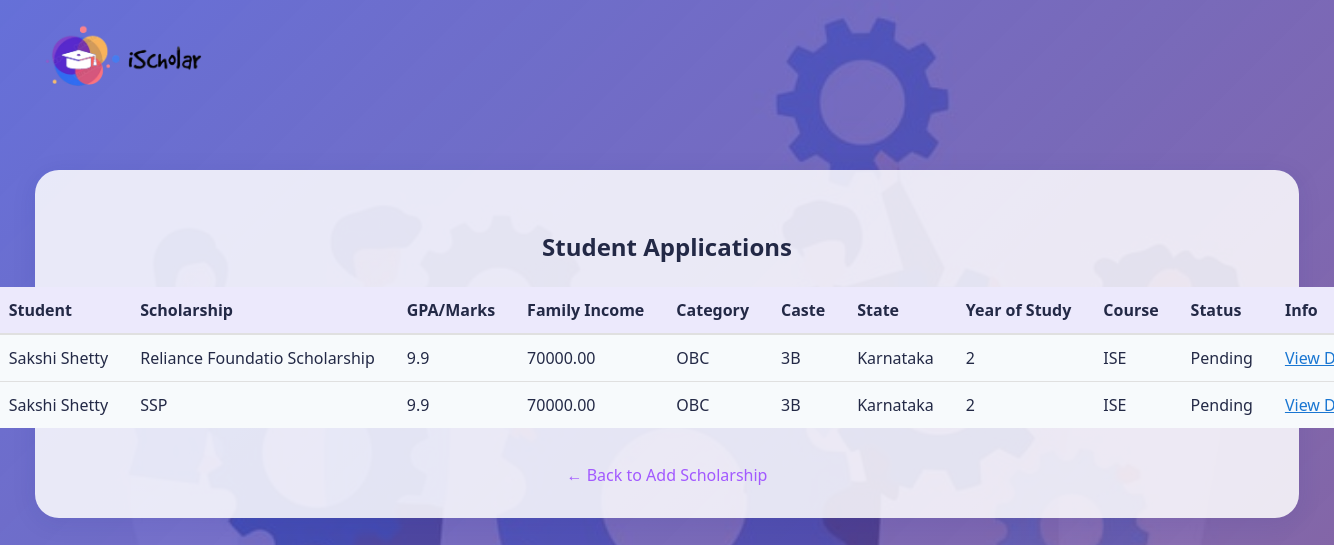
Screenshot of /admin/view_applications.php (signed in) with the database file from the repository.
### tables this page shows
CREATE TABLE `applications` (
  `app_id` int(11) NOT NULL,
  `student_id` int(11) DEFAULT NULL,
  `scholarship_id` int(11) DEFAULT NULL,
  `status` enum('Pending','Approved','Rejected') DEFAULT 'Pending',
  `applied_on` timestamp NOT NULL DEFAULT current_timestamp()
);

CREATE TABLE `students` (
  `student_id` int(11) NOT NULL,
  `name` varchar(100) DEFAULT NULL,
  `email` varchar(100) DEFAULT NULL,
  `phone` varchar(15) DEFAULT NULL,
  `dob` date DEFAULT NULL,
  `gender` varchar(10) DEFAULT NULL,
  `aadhaar` varchar(12) DEFAULT NULL,
  `course` varchar(100) DEFAULT NULL,
  `gpa` float DEFAULT NULL,
  `year` int(11) DEFAULT NULL,
  `income` decimal(10,2) DEFAULT NULL,
  `category` varchar(20) DEFAULT NULL,
  `caste` varchar(50) DEFAULT NULL,
  `state` varchar(50) DEFAULT NULL,
  `password` varchar(255) DEFAULT NULL
);

CREATE TABLE `scholarships` (
  `scholarship_id` int(11) NOT NULL,
  `name` varchar(100) DEFAULT NULL,
  `type` varchar(50) DEFAULT NULL,
  `min_gpa` float DEFAULT NULL,
  `max_income` decimal(10,2) DEFAULT NULL,
  `category` varchar(20) DEFAULT NULL,
  `caste` varchar(50) DEFAULT NULL,
  `state` varchar(50) DEFAULT NULL,
  `last_date` date DEFAULT NULL,
  `description` text DEFAULT NULL
);

### admin/view_applications.php (the view, shortened to what this page needs)
<?php
include '../db.php';
$sql = "SELECT a.app_id, s.name AS student_name, sc.name AS scholarship_name, a.status, s.gpa, s.income, s.category, s.caste, s.state, s.year, s.course
        FROM applications a
        JOIN students s ON a.student_id = s.student_id
        JOIN scholarships sc ON a.scholarship_id = sc.scholarship_id
        ORDER BY a.app_id DESC";
$result = $conn->query($sql);
?>
<!DOCTYPE html>
<html lang="en">
<head>
</head>
<body>
    <header class="main-header">
        <a href="../index.html" class="header-title" style="text-decoration:none;color:inherit;"><img src="../assets/b5.png" alt="iScholar Logo" style="height:72px;vertical-align:middle;border-radius:12px;"></a>
    </header>
    <div class="container">
        <h2>Student Applications</h2>
        <table>
            <tr>
                <th>Student</th>
                <th>Scholarship</th>
                <th>GPA/Marks</th>
                <th>Family Income</th>
                <th>Category</th>
                <th>Caste</th>
                <th>State</th>
                <th>Year of Study</th>
                <th>Course</th>
                <th>Status</th>
                <th>Info</th>
            </tr>
            <?php while ($row = $result->fetch_assoc()) { ?>
                <tr>
                    <td><?= htmlspecialchars($row['student_name']) ?></td>
                    <td><?= htmlspecialchars($row['scholarship_name']) ?></td>
                    <td><?= htmlspecialchars($row['gpa']) ?></td>
                    <td><?= htmlspecialchars($row['income']) ?></td>
                    <td><?= htmlspecialchars($row['category']) ?></td>
                    <td><?= htmlspecialchars($row['caste']) ?></td>
                    <td><?= htmlspecialchars($row['state']) ?></td>
                    <td><?= htmlspecialchars($row['year']) ?></td>
                    <td><?= htmlspecialchars($row['course']) ?></td>
                    <td><?= htmlspecialchars($row['status']) ?></td>
                    <td><a href="view_application_details.php?app_id=<?= $row['app_id'] ?>" class="info-link">View Details</a></td>
                </tr>
            <?php } ?>
        </table>
        <a class="back-link" href="add_scholarship.php">&larr; Back to Add Scholarship</a>
    </div>
</body>
</html>

### admin/view_applications.php (style rules this page uses)
body { background: linear-gradient(135deg, rgba(79,91,213,0.85) 0%, rgba(95,44,130,0.7) 100%), url('../assets/b4.jpg') no-repeat center center fixed; background-size: cover; color: #fff; font-family: 'Segoe UI', Tahoma, Geneva, Verdana, sans-serif; margin: 0; padding: 0; min-height: 100vh; overflow-x: hidden; }
.main-header { width: 100%; background: transparent; color: #fff; padding: 22px 0 16px 40px; text-align: left; font-size: 2rem; font-weight: 700; letter-spacing: 1px; position: relative; display: flex; align-items: center; justify-content: space-between; z-index: 200; flex-shrink: 0; }
.container { max-width: 1200px; margin: 60px auto; background: rgba(255,255,255,0.85); border-radius: 24px; box-shadow: 0 4px 24px 0 rgba(31, 38, 135, 0.10); padding: 40px 32px 32px 32px; position: relative; z-index: 10; display: flex; flex-direction: column; align-items: center; }
h2 { text-align: center; color: #232946; margin-bottom: 24px; }
table { width: 100%; border-collapse: collapse; margin-bottom: 18px; background: #f7fafc; border-radius: 12px; overflow: hidden; }
th, td { padding: 12px 16px; text-align: left; white-space: nowrap; }
th { background: #ece9fc; color: #232946; font-weight: 700; border-bottom: 2px solid #e0e0e0; }
td { color: #232946; border-bottom: 1px solid #e0e0e0; }
tr:last-child td { border-bottom: none; }
.back-link { color: #a259ff; text-decoration: none; font-weight: 500; margin-top: 18px; display: inline-block; transition: color 0.2s; }
.info-link { color: #1976d2; text-decoration: underline; font-weight: 500; transition: color 0.2s; }

### rows the page displays
applications: student.name "Sakshi Shetty", scholarship.name "Reliance Foundatio Scholarship", student.gpa "9.9", student.income "70000.00", student.category "OBC", student.caste "3B", student.state "Karnataka", student.year "2", student.course "ISE", status "Pending"
applications: student.name "Sakshi Shetty", scholarship.name "SSP", student.gpa "9.9", student.income "70000.00", student.category "OBC", student.caste "3B", student.state "Karnataka", student.year "2", student.course "ISE", status "Pending"
